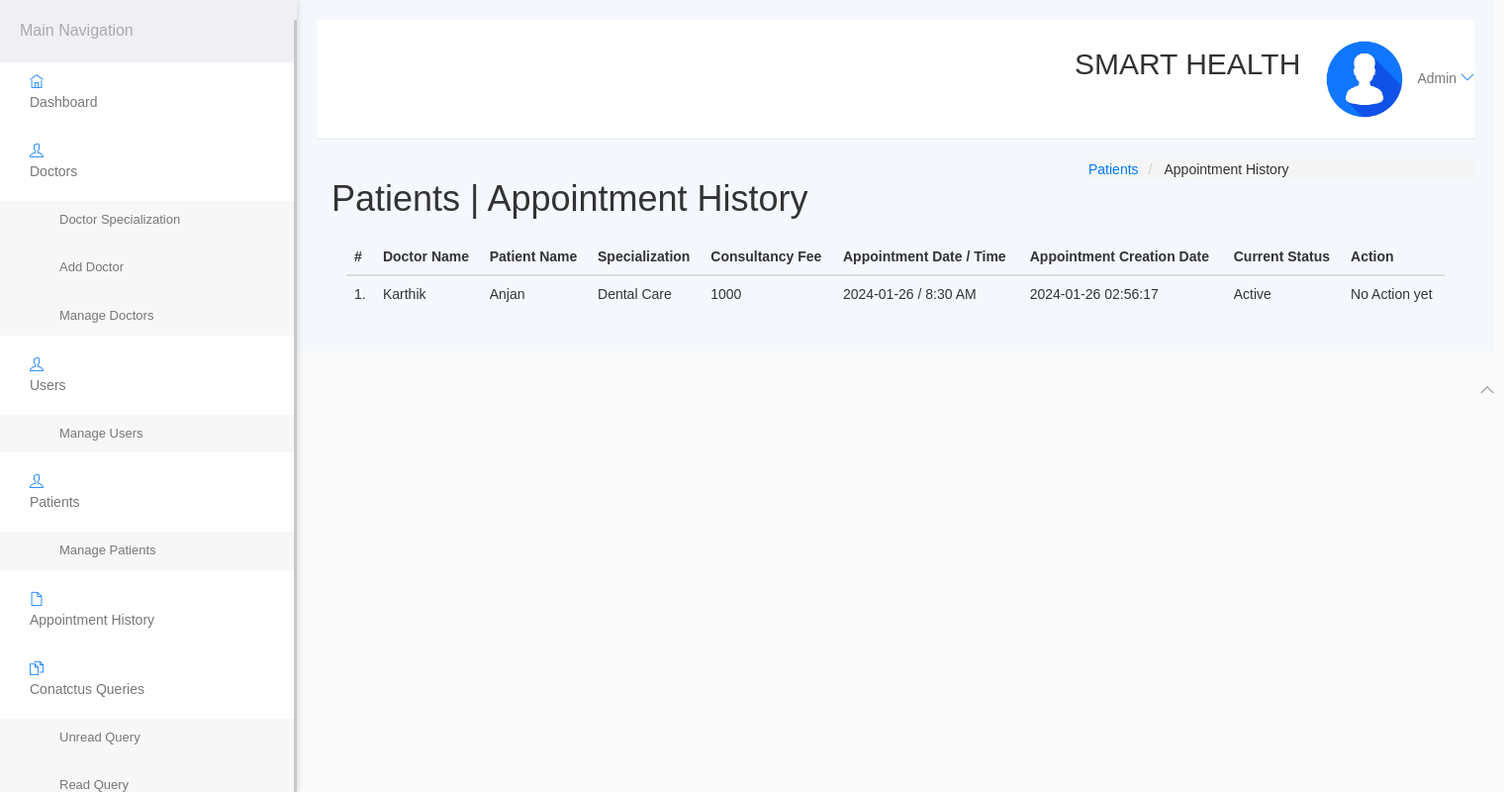
The page /hospital/hms/admin/appointment-history.php (signed in) on the database its author committed.
### tables this page shows
CREATE TABLE `appointment` (
  `id` int(11) NOT NULL,
  `doctorSpecialization` varchar(255) DEFAULT NULL,
  `doctorId` int(11) DEFAULT NULL,
  `userId` int(11) DEFAULT NULL,
  `consultancyFees` int(11) DEFAULT NULL,
  `appointmentDate` varchar(255) DEFAULT NULL,
  `appointmentTime` varchar(255) DEFAULT NULL,
  `postingDate` timestamp NULL DEFAULT current_timestamp(),
  `userStatus` int(11) DEFAULT NULL,
  `doctorStatus` int(11) DEFAULT NULL,
  `updationDate` timestamp NULL DEFAULT NULL ON UPDATE current_timestamp()
);

CREATE TABLE `doctors` (
  `id` int(11) NOT NULL,
  `specilization` varchar(255) DEFAULT NULL,
  `doctorName` varchar(255) DEFAULT NULL,
  `address` longtext DEFAULT NULL,
  `docFees` varchar(255) DEFAULT NULL,
  `contactno` bigint(11) DEFAULT NULL,
  `docEmail` varchar(255) DEFAULT NULL,
  `password` varchar(255) DEFAULT NULL,
  `creationDate` timestamp NULL DEFAULT current_timestamp(),
  `updationDate` timestamp NULL DEFAULT NULL ON UPDATE current_timestamp()
);

CREATE TABLE `users` (
  `id` int(11) NOT NULL,
  `fullName` varchar(255) DEFAULT NULL,
  `address` longtext DEFAULT NULL,
  `city` varchar(255) DEFAULT NULL,
  `gender` varchar(255) DEFAULT NULL,
  `email` varchar(255) DEFAULT NULL,
  `password` varchar(255) DEFAULT NULL,
  `regDate` timestamp NULL DEFAULT current_timestamp(),
  `updationDate` timestamp NULL DEFAULT NULL ON UPDATE current_timestamp()
);

### hospital/hms/admin/appointment-history.php (the view, shortened to what this page needs)
<?php
include('include/config.php');
if (strlen($_SESSION['id'] == 0)) {
	header('location:logout.php');
} else {
?>
	<!DOCTYPE html>
	<html lang="en">
	<head>
		<link rel="stylesheet" href="vendor/bootstrap/css/bootstrap.min.css">
		<link rel="stylesheet" href="vendor/fontawesome/css/font-awesome.min.css">
		<link rel="stylesheet" href="vendor/themify-icons/themify-icons.min.css">
		<link href="vendor/animate.css/animate.min.css" rel="stylesheet" media="screen">
		<link href="vendor/perfect-scrollbar/perfect-scrollbar.min.css" rel="stylesheet" media="screen">
		<link href="vendor/switchery/switchery.min.css" rel="stylesheet" media="screen">
		<link href="vendor/bootstrap-touchspin/jquery.bootstrap-touchspin.min.css" rel="stylesheet" media="screen">
		<link href="vendor/select2/select2.min.css" rel="stylesheet" media="screen">
		<link href="vendor/bootstrap-datepicker/bootstrap-datepicker3.standalone.min.css" rel="stylesheet" media="screen">
		<link href="vendor/bootstrap-timepicker/bootstrap-timepicker.min.css" rel="stylesheet" media="screen">
		<link rel="stylesheet" href="assets/css/styles.css">
		<link rel="stylesheet" href="assets/css/plugins.css">
		<link rel="stylesheet" href="assets/css/themes/theme-1.css" id="skin_color" />
	</head>
	<body>
		<div id="app">
			<?php include('include/sidebar.php'); ?>
			<div class="app-content">
				<?php include('include/header.php'); ?>
				<div class="main-content">
					<div class="wrap-content container" id="container">
						<section id="page-title">
							<div class="row">
								<div class="col-sm-8">
									<h1 class="mainTitle">Patients | Appointment History</h1>
								</div>
								<ol class="breadcrumb">
									<li>
										<span>Patients </span>
									</li>
									<li class="active">
										<span>Appointment History</span>
									</li>
								</ol>
							</div>
						</section>
						<div class="container-fluid container-fullw bg-white">
							<div class="row">
								<div class="col-md-12">
									<table class="table table-hover" id="sample-table-1">
										<thead>
											<tr>
												<th class="center">#</th>
												<th class="hidden-xs">Doctor Name</th>
												<th>Patient Name</th>
												<th>Specialization</th>
												<th>Consultancy Fee</th>
												<th>Appointment Date / Time </th>
												<th>Appointment Creation Date </th>
												<th>Current Status</th>
												<th>Action</th>
											</tr>
										</thead>
										<tbody>
											<?php
											$sql = mysqli_query($con, "select doctors.doctorName as docname,users.fullName as pname,appointment.*  from appointment join doctors on doctors.id=appointment.doctorId join users on users.id=appointment.userId ");
											$cnt = 1;
											while ($row = mysqli_fetch_array($sql)) {
											?>
												<tr>
													<td class="center"><?php echo $cnt; ?>.</td>
													<td class="hidden-xs"><?php echo $row['docname']; ?></td>
													<td class="hidden-xs"><?php echo $row['pname']; ?></td>
													<td><?php echo $row['doctorSpecialization']; ?></td>
													<td><?php echo $row['consultancyFees']; ?></td>
													<td><?php echo $row['appointmentDate']; ?> / <?php echo
																								$row['appointmentTime']; ?>
													</td>
													<td><?php echo $row['postingDate']; ?></td>
													<td>
														<?php if (($row['userStatus'] == 1) && ($row['doctorStatus'] == 1)) {
															echo "Active";
														}
														?></td>
													<td>
														<div class="visible-md visible-lg hidden-sm hidden-xs">
															<?php if (($row['userStatus'] == 1) && ($row['doctorStatus'] == 1)) {
																echo "No Action yet";
															} else {
																echo "Canceled";
															} ?>
														</div>
													</td>
												</tr>
											<?php
												$cnt = $cnt + 1;
											} ?>
										</tbody>
									</table>
								</div>
							</div>
						</div>
					</div>
				</div>
			</div>
			<?php include('include/footer.php'); ?>
		</div>
	</body>
	</html>
<?php } ?>

### hospital/hms/admin/assets/css/styles.css (style rules this page uses)
* { margin: 0; padding: 0; box-sizing: border-box; }
body { font-family: "Arial", sans-serif; background-color: #f4f7fc; color: #333; display: flex; min-height: 100vh; overflow-x: hidden; }
.app-content { margin-left: 300px; width: calc(100% - 300px); padding: 20px; background-color: #f4f7fc; }
.breadcrumb { margin: 0; padding: 0; list-style: none; display: flex; gap: 5px; }
.breadcrumb li { font-size: 14px; color: #007bff; }
.breadcrumb li.active { color: #333; }

### hospital/hms/admin/assets/css/themes/theme-1.css (style rules this page uses)
body { background: #FAFAFA; }

### rows shown on the page
appointment: doctorId.doctorName "Karthik", userId.fullName "Anjan", doctorSpecialization "Dental Care", consultancyFees "1000", appointmentDate "2024-01-26", appointmentTime "8:30 AM", postingDate "2024-01-26 02:56:17", userStatus "Active"
